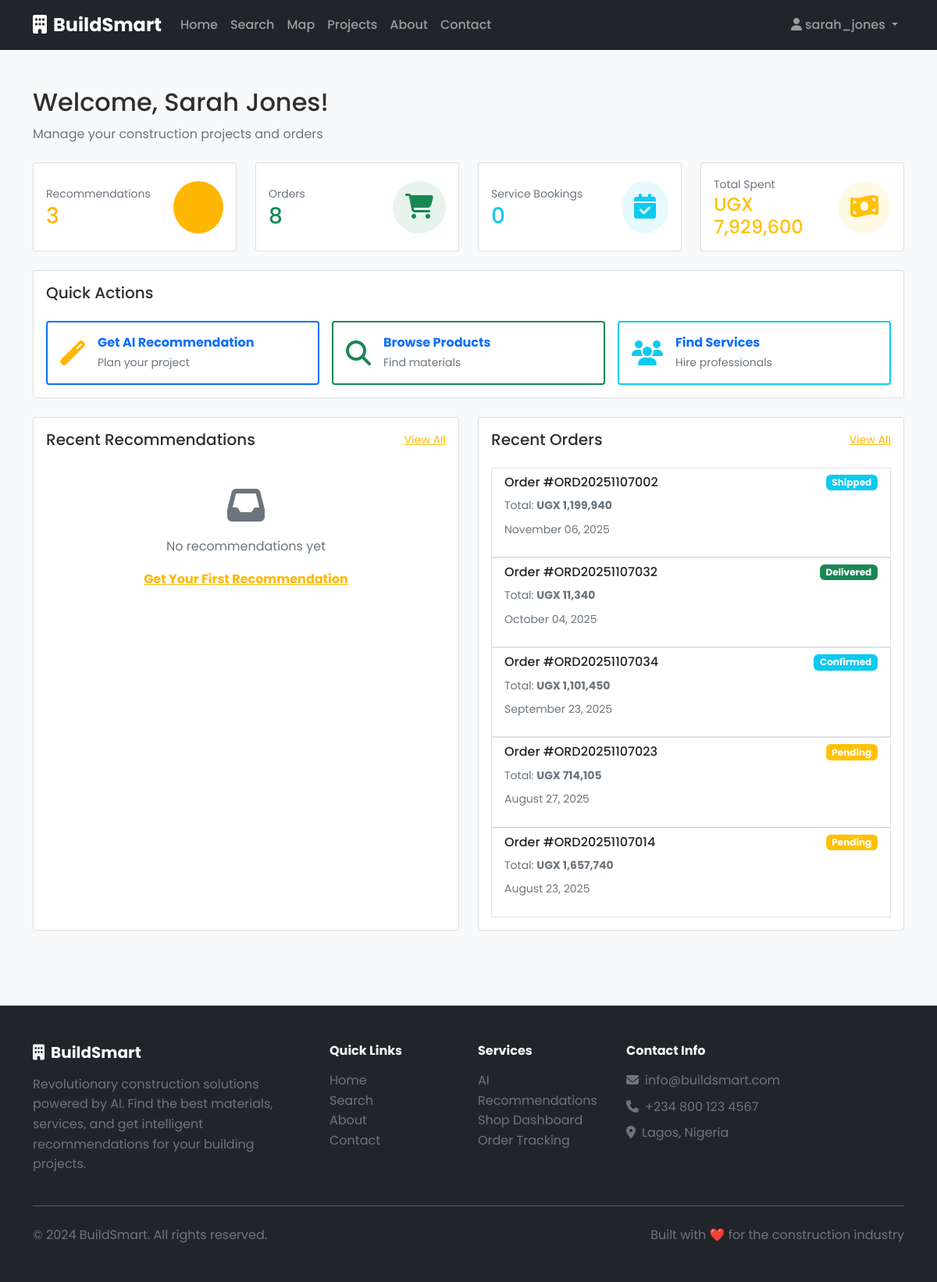
The app's page /user/dashboard (signed in) with its own data.
### app/models/user.py (models this page shows, shortened)
class User(UserMixin, db.Model):
    __tablename__ = 'users'
    id = db.Column(db.Integer, primary_key=True)
    username = db.Column(db.String(80), unique=True, nullable=False)
    email = db.Column(db.String(120), unique=True, nullable=False)
    password_hash = db.Column(db.String(128), nullable=False)
    full_name = db.Column(db.String(100))
    phone = db.Column(db.String(20))
    address = db.Column(db.Text)
    latitude = db.Column(db.Float)
    longitude = db.Column(db.Float)
    user_type = db.Column(db.String(20), default='customer')  # customer, shop_owner, service_provider
    is_active = db.Column(db.Boolean, default=True)
    is_verified = db.Column(db.Boolean, default=False)
    email_verified = db.Column(db.Boolean, default=False, nullable=False)
    email_verified_at = db.Column(db.DateTime, nullable=True)
    two_factor_enabled = db.Column(db.Boolean, default=False, nullable=False)
    two_factor_secret = db.Column(db.String(32), nullable=True)  # TOTP secret key
    failed_login_attempts = db.Column(db.Integer, default=0, nullable=False)
    locked_until = db.Column(db.DateTime, nullable=True)  # Account lockout timestamp
    last_login = db.Column(db.DateTime, nullable=True)
    created_at = db.Column(db.DateTime, default=datetime.utcnow)
    updated_at = db.Column(db.DateTime, default=datetime.utcnow, onupdate=datetime.utcnow)
    shops = db.relationship('Shop', backref='owner', lazy=True)
    services = db.relationship('Service', backref='provider', lazy=True)
    orders = db.relationship('Order', backref='customer', lazy=True)
    recommendations = db.relationship('Recommendation', backref='user', lazy=True)
    def is_admin_user(self):
        return self.user_type == 'admin'

### app/models/order.py (models this page shows, shortened)
class Order(db.Model):
    __tablename__ = 'orders'
    id = db.Column(db.Integer, primary_key=True)
    order_number = db.Column(db.String(20), unique=True, nullable=False)
    status = db.Column(db.String(20), default='pending')  # pending, confirmed, processing, shipped, delivered, cancelled
    total_amount = db.Column(db.Numeric(10, 2), nullable=False)
    subtotal_amount = db.Column(db.Numeric(10, 2), nullable=True)  # Amount before tax and discount
    discount_amount = db.Column(db.Numeric(10, 2), default=0.00, nullable=False)
    tax_amount = db.Column(db.Numeric(10, 2), default=0.00, nullable=False)
    coupon_code = db.Column(db.String(50), nullable=True)  # Applied coupon code
    delivery_address = db.Column(db.Text)
    delivery_notes = db.Column(db.Text)
    payment_status = db.Column(db.String(20), default='pending')  # pending, paid, failed, refunded
    payment_method = db.Column(db.String(50))
    created_at = db.Column(db.DateTime, default=datetime.utcnow)
    updated_at = db.Column(db.DateTime, default=datetime.utcnow, onupdate=datetime.utcnow)
    customer_id = db.Column(db.Integer, db.ForeignKey('users.id'), nullable=False)
    shop_id = db.Column(db.Integer, db.ForeignKey('shops.id'), nullable=False)
    items = db.relationship('OrderItem', backref='order', lazy=True, cascade='all, delete-orphan')

### app/blueprints/user/routes.py (the view)
@user_bp.route('/dashboard')
@login_required
def dashboard():
    recent_orders = Order.query.filter_by(customer_id=current_user.id)\
                              .order_by(Order.created_at.desc())\
                              .limit(5).all()
    saved_recommendations = Recommendation.query.filter_by(
        user_id=current_user.id,
        is_saved=True
    ).order_by(Recommendation.created_at.desc()).limit(5).all()
    total_orders = Order.query.filter_by(customer_id=current_user.id).count()
    total_recommendations = Recommendation.query.filter_by(user_id=current_user.id).count()
    total_spent = db.session.query(db.func.sum(Order.total_amount))\
                           .filter_by(customer_id=current_user.id).scalar() or 0
    stats = {
        'total_orders': total_orders,
        'total_recommendations': total_recommendations,
        'total_bookings': 0,  # Placeholder for future service bookings
        'total_spent': float(total_spent)
    }
    return render_template('user/dashboard.html',
                         recent_orders=recent_orders,
                         saved_recommendations=saved_recommendations,
                         stats=stats)

### app/templates/user/dashboard.html (shortened to what this page needs)
{% extends "base.html" %}
{% block content %}
<div class="container py-5">
    <div class="mb-4">
        <h1 class="h2">Welcome, {{ current_user.full_name or current_user.username }}!</h1>
        <p class="text-muted">Manage your construction projects and orders</p>
    </div>
    <div class="row g-4 mb-4">
        <div class="col-md-6 col-lg-3">
            <div class="card h-100">
                <div class="card-body d-flex justify-content-between align-items-center">
                    <div>
                        <p class="text-muted small mb-0">Recommendations</p>
                        <h3 class="text-primary mb-0">{{ stats.total_recommendations }}</h3>
                    </div>
                    <div class="bg-primary bg-opacity-10 p-3 rounded-circle">
                        <i class="fas fa-magic text-primary fa-2x"></i>
                    </div>
                </div>
            </div>
        </div>
        <div class="col-md-6 col-lg-3">
            <div class="card h-100">
                <div class="card-body d-flex justify-content-between align-items-center">
                    <div>
                        <p class="text-muted small mb-0">Orders</p>
                        <h3 class="text-success mb-0">{{ stats.total_orders }}</h3>
                    </div>
                    <div class="bg-success bg-opacity-10 p-3 rounded-circle">
                        <i class="fas fa-shopping-cart text-success fa-2x"></i>
                    </div>
                </div>
            </div>
        </div>
        <div class="col-md-6 col-lg-3">
            <div class="card h-100">
                <div class="card-body d-flex justify-content-between align-items-center">
                    <div>
                        <p class="text-muted small mb-0">Service Bookings</p>
                        <h3 class="text-info mb-0">{{ stats.total_bookings }}</h3>
                    </div>
                    <div class="bg-info bg-opacity-10 p-3 rounded-circle">
                        <i class="fas fa-calendar-check text-info fa-2x"></i>
                    </div>
                </div>
            </div>
        </div>
        <div class="col-md-6 col-lg-3">
            <div class="card h-100">
                <div class="card-body d-flex justify-content-between align-items-center">
                    <div>
                        <p class="text-muted small mb-0">Total Spent</p>
                        <h4 class="text-warning mb-0">UGX {{ "{:,.0f}".format(stats.total_spent) }}</h4>
                    </div>
                    <div class="bg-warning bg-opacity-10 p-3 rounded-circle">
                        <i class="fas fa-money-bill-wave text-warning fa-2x"></i>
                    </div>
                </div>
            </div>
        </div>
    </div>
    <div class="card mb-4">
        <div class="card-body">
            <h2 class="h5 mb-4">Quick Actions</h2>
            <div class="row g-3">
                <div class="col-md-4">
                    <a href="{{ url_for('user.recommendations') }}" class="card text-decoration-none border-2 border-primary border-opacity-25 h-100">
                        <div class="card-body">
                            <div class="d-flex align-items-center">
                                <i class="fas fa-magic text-primary fa-2x me-3"></i>
                                <div>
                                    <h6 class="fw-bold mb-1">Get AI Recommendation</h6>
                                    <p class="text-muted small mb-0">Plan your project</p>
                                </div>
                            </div>
                        </div>
                    </a>
                </div>
                <div class="col-md-4">
                    <a href="{{ url_for('main.search') }}" class="card text-decoration-none border-2 border-success border-opacity-25 h-100">
                        <div class="card-body">
                            <div class="d-flex align-items-center">
                                <i class="fas fa-search text-success fa-2x me-3"></i>
                                <div>
                                    <h6 class="fw-bold mb-1">Browse Products</h6>
                                    <p class="text-muted small mb-0">Find materials</p>
                                </div>
                            </div>
                        </div>
                    </a>
                </div>
                <div class="col-md-4">
                    <a href="{{ url_for('main.search') }}" class="card text-decoration-none border-2 border-info border-opacity-25 h-100">
                        <div class="card-body">
                            <div class="d-flex align-items-center">
                                <i class="fas fa-users text-info fa-2x me-3"></i>
                                <div>
                                    <h6 class="fw-bold mb-1">Find Services</h6>
                                    <p class="text-muted small mb-0">Hire professionals</p>
                                </div>
                            </div>
                        </div>
                    </a>
                </div>
            </div>
        </div>
    </div>
    <div class="row g-4">
        <div class="col-lg-6">
            <div class="card h-100">
                <div class="card-body">
                    <div class="d-flex justify-content-between align-items-center mb-4">
                        <h2 class="h5 mb-0">Recent Recommendations</h2>
                        <a href="{{ url_for('user.recommendations') }}" class="text-primary small">View All</a>
                    </div>
                    {% if saved_recommendations %}
                    <div class="list-group list-group-flush">
                        {% for rec in saved_recommendations %}
                        <div class="list-group-item border">
                            <div class="d-flex justify-content-between align-items-start mb-2">
                                <h6 class="mb-0">{{ rec.project_type.replace('_', ' ')|title }}</h6>
                                <span class="badge bg-info">Saved</span>
                            </div>
                            <p class="text-muted small mb-2">
                                {% if rec.total_estimated_cost %}
                                Estimated Cost: <strong class="text-success">UGX {{ "{:,.0f}".format(rec.total_estimated_cost) }}</strong>
                                {% else %}
                                <span class="text-muted">Cost estimation pending</span>
                                {% endif %}
                            </p>
                            <p class="text-muted small">{{ rec.created_at.strftime('%B %d, %Y') }}</p>
                            <a href="{{ url_for('user.recommendations') }}" class="text-primary small">
                                View Details <i class="fas fa-arrow-right ms-1"></i>
                            </a>
                        </div>
                        {% endfor %}
                    </div>
                    {% else %}
                    <div class="text-center py-4">
                        <i class="fas fa-inbox text-muted fa-3x mb-3"></i>
                        <p class="text-muted mb-3">No recommendations yet</p>
                        <a href="{{ url_for('user.recommendations') }}" class="text-primary fw-bold">
                            Get Your First Recommendation
                        </a>
                    </div>
                    {% endif %}
                </div>
            </div>
        </div>
        <div class="col-lg-6">
            <div class="card h-100">
                <div class="card-body">
                    <div class="d-flex justify-content-between align-items-center mb-4">
                        <h2 class="h5 mb-0">Recent Orders</h2>
                        <a href="{{ url_for('user.orders') }}" class="text-primary small">View All</a>
                    </div>
                    {% if recent_orders %}
                    <div class="list-group list-group-flush">
                        {% for order in recent_orders %}
                        <div class="list-group-item border">
                            <div class="d-flex justify-content-between align-items-start mb-2">
                                <h6 class="mb-0">Order #{{ order.order_number }}</h6>
                                <span class="badge bg-{{ 'success' if order.status == 'delivered' else 'warning' if order.status == 'pending' else 'danger' if order.status == 'cancelled' else 'info' }}">
                                    {{ order.status|title }}
                                </span>
                            </div>
                            <p class="text-muted small mb-2">
                                Total: <strong>UGX {{ "{:,.0f}".format(order.total_amount) }}</strong>
                            </p>
                            <p class="text-muted small">{{ order.created_at.strftime('%B %d, %Y') }}</p>
                        </div>
                        {% endfor %}
                    </div>
                    {% endif %}
                </div>
            </div>
        </div>
    </div>
</div>
{% endblock %}

### app/templates/components/navbar.html (shortened to what this page needs)
<nav class="navbar navbar-expand-lg navbar-dark bg-dark">
    <div class="container">
        <a class="navbar-brand fw-bold" href="{{ url_for('main.index') }}">
            <i class="fas fa-building me-2"></i>BuildSmart
        </a>
        <div class="collapse navbar-collapse" id="navbarNav">
            <ul class="navbar-nav me-auto">
                <li class="nav-item">
                    <a class="nav-link" href="{{ url_for('main.index') }}">Home</a>
                </li>
                <li class="nav-item">
                    <a class="nav-link" href="{{ url_for('main.search') }}">Search</a>
                </li>
                <li class="nav-item">
                    <a class="nav-link" href="{{ url_for('main.map_view') }}">Map</a>
                </li>
                <li class="nav-item">
                    <a class="nav-link" href="{{ url_for('main.projects') }}">Projects</a>
                </li>
                <li class="nav-item">
                    <a class="nav-link" href="{{ url_for('main.about') }}">About</a>
                </li>
                <li class="nav-item">
                    <a class="nav-link" href="{{ url_for('main.contact') }}">Contact</a>
                </li>
            </ul>
            <ul class="navbar-nav">
                {% if current_user.is_authenticated %}
                    <li class="nav-item dropdown">
                        <a class="nav-link dropdown-toggle" href="#" id="navbarDropdown" role="button" data-bs-toggle="dropdown">
                            <i class="fas fa-user me-1"></i>{{ current_user.username }}
                        </a>
                    </li>
                {% endif %}
            </ul>
        </div>
    </div>
</nav>

### app/static/css/custom.css (style rules this page uses)
:root { --primary-yellow: #FFB703; --accent-orange: #FB8500; --charcoal-gray: #2F2F2F; --bg-light: #F8F9FA; --primary-color: var(--primary-yellow); --secondary-color: #6c757d; --success-color: #198754; --warning-color: #ffc107; --danger-color: #dc3545; --light-color: var(--bg-light); --dark-color: var(--charcoal-gray); }
body { font-family: 'Poppins', -apple-system, BlinkMacSystemFont, 'Segoe UI', Roboto, Inter, 'Helvetica Neue', Arial, sans-serif; line-height: 1.6; color: var(--dark-color); background-color: var(--light-color); }
.card { transition: transform 0.2s ease-in-out, box-shadow 0.2s ease-in-out; }
.navbar-brand { font-size: 1.5rem; font-weight: bold; }
.navbar-nav .nav-link { font-weight: 500; transition: color 0.2s ease-in-out; }
.text-primary { color: var(--primary-color) !important; }
.bg-primary { background-color: var(--primary-color) !important; }
.badge { border-radius: 6px; }

### records on screen
User: username "sarah_jones", full_name "Sarah Jones"
Order: order_number "ORD20251107002", status "Shipped", total_amount "1,199,940", created_at "November 06, 2025"
Order: order_number "ORD20251107032", status "Delivered", total_amount "11,340", created_at "October 04, 2025"
Order: order_number "ORD20251107034", status "Confirmed", total_amount "1,101,450", created_at "September 23, 2025"
Order: order_number "ORD20251107023", status "Pending", total_amount "714,105", created_at "August 27, 2025"
Order: order_number "ORD20251107014", status "Pending", total_amount "1,657,740", created_at "August 23, 2025"

### other values on screen
{{ stats.total_recommendations }} "3"
{{ stats.total_orders }} "8"
{{ stats.total_bookings }} "0"
{{ "{:,.0f}".format(stats.total_spent) }} "7,929,600"
